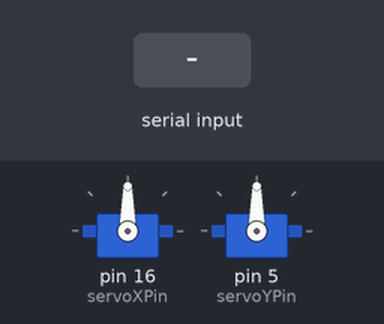
A sketch run on a simulated Arduino Uno, built with avr-gcc and run on an emulated ATmega328P. Shown: 2 × servo. The inputs (shaded band) are chosen by the test bench.

Above: at 1.2 s.
1.3 s: "90,45\n" received over Serial
At 2.0 s:
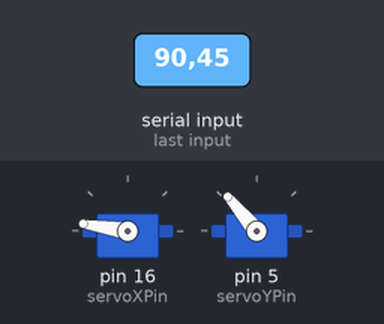
2.8 s: "30,150\n" received over Serial
At 3.2 s:
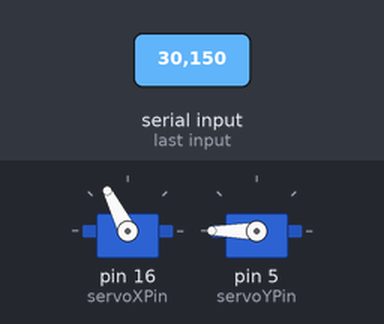
4.3 s: "1,90\n" received over Serial
At 5.4 s:
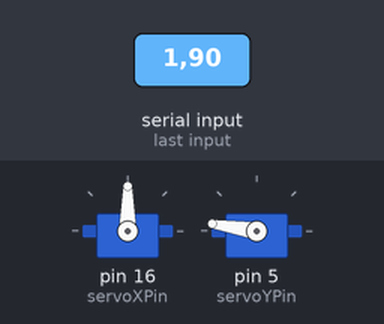
Timing chart, 0 to 7.3 s (numbered marks = the images above; inputs shaded):
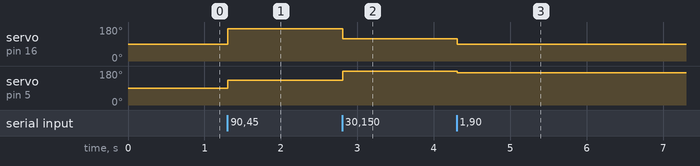

The sketch:

torre_1.0.ino
```cpp
#include <Servo.h>

Servo servoX;  // Instancia del servo para el eje X
Servo servoY;  // Instancia del servo para el eje Y

int servoXPin = 16;  // Pin al que está conectado el servo para el eje X
int servoYPin = 5; // Pin al que está conectado el servo para el eje Y

void setup() {
  Serial.begin(9600);
  servoX.attach(servoXPin);
  servoY.attach(servoYPin);
}

void loop() {
  if (Serial.available() > 0) {
    String data = Serial.readStringUntil('\n');
    int commaIndex = data.indexOf(',');

    if (commaIndex != -1) {
      String valX = data.substring(0, commaIndex);
      String valY = data.substring(commaIndex + 1);

      int posX = valX.toInt();
      int posY = valY.toInt();

      int angleX = map(posX, -100, 100, 0, 180);  // Mapear el rango de valores recibidos a ángulos (0-180 grados)
      int angleY = map(posY, -100, 100, 0, 180);

      servoX.write(angleX);  // Mover el servo X
      servoY.write(angleY);  // Mover el servo Y
    }
  }
}
```

Measured:
- after the input at 1.3 s, servo on pin 16 (servoXPin): 90° → 171° at once; servo on pin 5 (servoYPin): 90° → 130° at once
- after the input at 2.8 s, servo on pin 16 (servoXPin): 171° → 117° at once; servo on pin 5 (servoYPin): 130° → 180° at once
- after the input at 4.3 s, servo on pin 16 (servoXPin): 117° → 90° at once; servo on pin 5 (servoYPin): 180° → 171° at once
